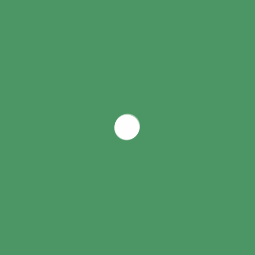
Frame 1 (no input)
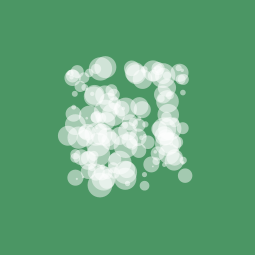
Frame 60 (the mouse pressed at the canvas centre just before this capture)
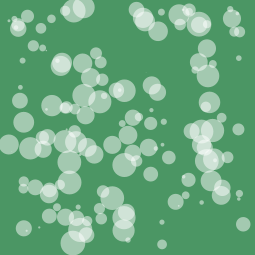
Frame 120 (the mouse held since frame 60 and released just before this capture)

The Processing sketch that drew these frames (run headless with seeded random() and noise(); from frame 60 on, the mouse is pressed at the canvas centre):

// Processing sketch: processing_6994
// ── processing_6994.pde


float [] r= new float [150];
float [] ballx = new float [150];
float [] bally = new float [150];
float [] diry= new float[150];
float [] dirx= new float[150];
void setup(){
   size(255,255);
 
  smooth();
  for (int i=0; i<ballx.length; i++){
    ballx[i]=(width/2);
      bally[i]=(height/2);
      diry[i]=random(-1,1);
      dirx[i]=random(-1,1);
      r[i]=random(25);
  }
  background(0,100,0);
  strokeWeight(2);
  
  noStroke();
  fill(255,75);
  
  for (int i=0; i<ballx.length; i++){
    ellipse(ballx[i],bally[i],r[i],r[i]);
    
}
}
void draw(){
   background(75,150,100);
   
  for (int i=0; i<ballx.length; i++){
 
   if((bally[i]>height) || (bally[i]<0 )){
   diry[i]=diry[i]*-1;
   
  
   }
   if((ballx[i]>width) || (ballx[i]<0)){
   dirx[i]=dirx[i]*-1;
   
  
   }
    

 bally[i]=  bally[i]+diry[i]; 
  ballx[i]=  ballx[i]+dirx[i];
  fill(255,125);
 ellipse(ballx[i],bally[i],r[i],r[i]);
}
}
